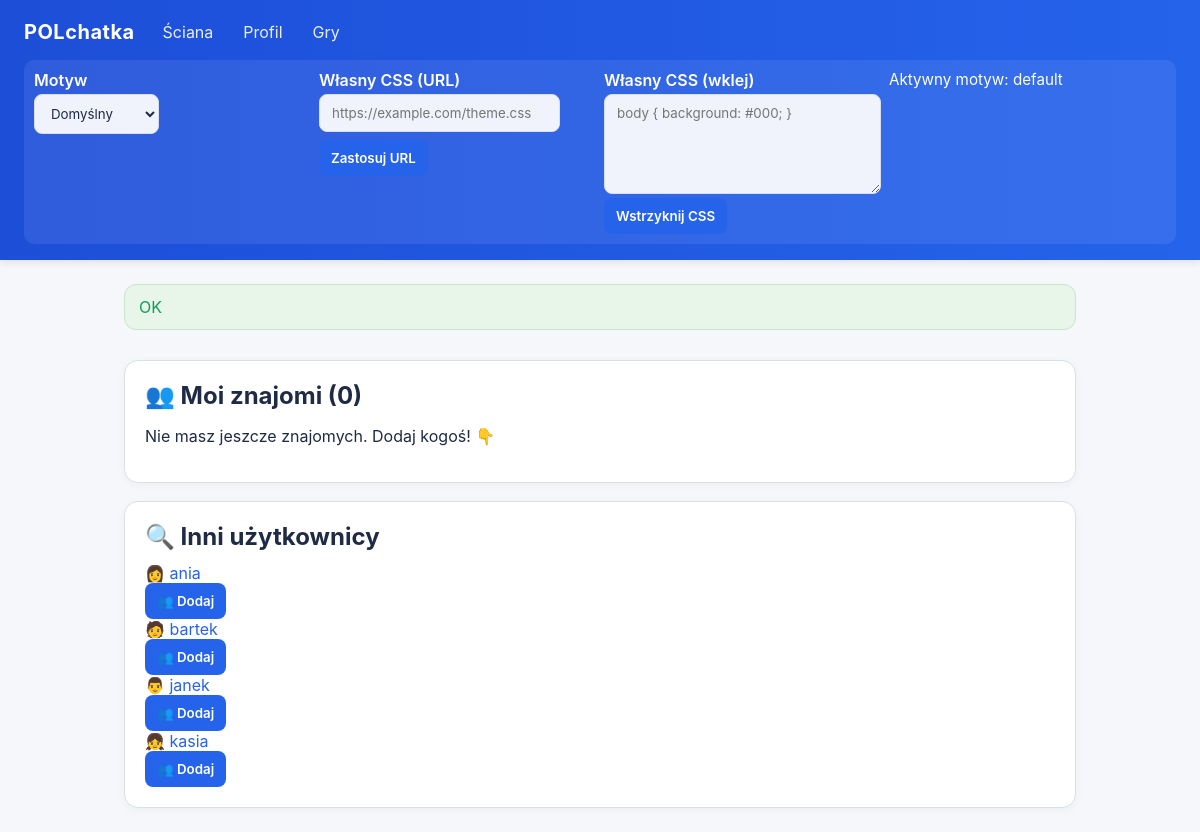
Screenshot of /friends_page.php (signed in) with the database file from the repository.
### tables this page shows
CREATE TABLE IF NOT EXISTS users (
  id INT AUTO_INCREMENT PRIMARY KEY,
  username VARCHAR(50) NOT NULL UNIQUE,
  email VARCHAR(120) NOT NULL UNIQUE,
  password_hash VARCHAR(255) NOT NULL,
  avatar VARCHAR(10) DEFAULT '👤',
  is_admin TINYINT(1) NOT NULL DEFAULT 0,
  is_banned TINYINT(1) NOT NULL DEFAULT 0,
  last_login TIMESTAMP NULL DEFAULT NULL,
  created_at TIMESTAMP DEFAULT CURRENT_TIMESTAMP
);

### config.php (called while the page is built, shortened)
<?php
function escape(string $value): string
{
    return htmlspecialchars($value, ENT_QUOTES | ENT_SUBSTITUTE, 'UTF-8');
}

### friends_page.php (the view, shortened to what this page needs)
<?php
require __DIR__ . '/config.php';
require_once __DIR__ . '/../templates/header.php';
$uid = (int)$_SESSION['user_id'];
$success = $_SESSION['flash_success'] ?? '';
$stmtFriends = $pdo->prepare("
    SELECT u.id, u.username, u.avatar, f.accepted_at
    FROM friendships f
    JOIN users u ON u.id = IF(f.user_id = ?, f.friend_id, f.user_id)
    WHERE (f.user_id = ? OR f.friend_id = ?) AND f.status = 'accepted'
    ORDER BY f.accepted_at DESC
");
$stmtFriends->execute([$uid, $uid, $uid]);
$friends = $stmtFriends->fetchAll();
$stmtOthers = $pdo->prepare("
    SELECT u.id, u.username, u.avatar
    FROM users u
    WHERE u.id != ?
      AND u.id NOT IN (
          SELECT IF(f.user_id = ?, f.friend_id, f.user_id)
          FROM friendships f
          WHERE f.user_id = ? OR f.friend_id = ?
      )
    ORDER BY u.username ASC
    LIMIT 50
");
$stmtOthers->execute([$uid, $uid, $uid, $uid]);
$otherUsers = $stmtOthers->fetchAll();
?>
<?php if ($success): ?>
    <div class="flash success"><?= escape($success) ?></div>
<?php endif; ?>
<div class="content-card">
    <h2 class="section-title">👥 Moi znajomi (<?= count($friends) ?>)</h2>
    <?php if (empty($friends)): ?>
        <div class="empty-state"><p>Nie masz jeszcze znajomych. Dodaj kogoś! 👇</p></div>
    <?php endif; ?>
</div>
<?php if (!empty($otherUsers)): ?>
<div class="content-card">
    <h2 class="section-title">🔍 Inni użytkownicy</h2>
    <?php foreach ($otherUsers as $ou): ?>
        <div class="friend-row">
            <span class="post-avatar"><?= escape($ou['avatar'] ?? '👤') ?></span>
            <a href="/php/profile.php?id=<?= (int)$ou['id'] ?>"><?= escape($ou['username']) ?></a>
            <div class="friend-actions">
                <form method="POST" action="/php/friends_action.php" style="display:inline">
                    <button class="button btn-sm" type="submit">👥 Dodaj</button>
                </form>
            </div>
        </div>
    <?php endforeach; ?>
</div>
<?php endif; ?>

### themes/default.css (style rules this page uses)
:root { --bg: #f6f7fb; --text: #1f2a44; --card-bg: #ffffff; --card-border: #d8dfea; --accent: #2563eb; --accent-strong: #1d4ed8; --muted: #5f6a86; --success: #0f9d58; --error: #c62828; --header-bg: linear-gradient(90deg, #1d4ed8, #2563eb); --input-bg: #f0f3fb; }
* { box-sizing: border-box; }
body { margin: 0; font-family: 'Inter', 'Segoe UI', system-ui, -apple-system, sans-serif; background: var(--bg); color: var(--text); }
a { color: var(--accent); text-decoration: none; }
.select, .input, .textarea, .button { font-family: inherit; border: 1px solid var(--card-border); border-radius: 8px; padding: 10px 12px; background: var(--input-bg); color: var(--text); }
.button { cursor: pointer; background: var(--accent); color: #fff; border: none; font-weight: 600; transition: transform 0.05s ease, box-shadow 0.2s ease, background 0.2s ease; }
.content-card { background: var(--card-bg); border: 1px solid var(--card-border); border-radius: 14px; padding: 20px; box-shadow: 0 2px 10px rgba(0,0,0,0.04); }
.section-title { margin: 0 0 12px; }
.flash { padding: 12px 14px; border-radius: 12px; margin-bottom: 12px; }
.flash.success { background: #e8f5e9; border: 1px solid #c8e6c9; color: var(--success); }

### rows the page displays
users: avatar "👩", username "ania"
users: avatar "🧑", username "bartek"
users: avatar "👨", username "janek"
users: avatar "👧", username "kasia"

### other values shown
$success "OK"
count($friends) "0"
